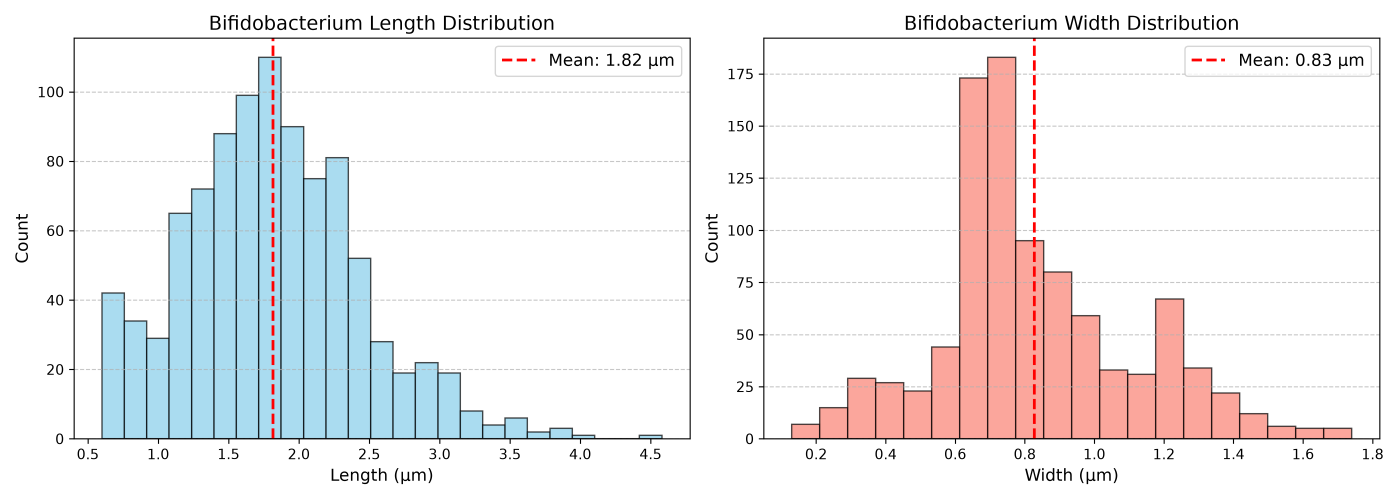
#> input picture bifido_size_distribution.png, 4200 x 1500 px (shown at 1/3 size)
$ python main.py
#> lines starting #> are read from the running program, lines starting #| are printed output that depends on the picture; after the words box and inside, x2 and y2 are one past the last pixel; in counts of white or black regions, pixels touching at a corner belong together
#> the answer given: bifido_size_distribution.png
import os
import sys
import time
import tkinter as tk
from tkinter import filedialog
import cv2
import matplotlib.pyplot as plt
import numpy as np
import pandas as pd
from PIL import Image
from skimage import measure

# ==========================================
# 0. パラメータ設定（バランス最適化版）
# ==========================================
PIXEL_TO_MICRON = 0.07

# 判定条件（短め・V字・淡い菌体もバランス良く拾う）
MIN_LENGTH_UM = 0.6     # 0.6μm以上の菌体を救出
MAX_LENGTH_UM = 12.0    # 12.0μm超の大きなデブリを除外
MIN_AREA_PX = 15        # 小さめの菌体も拾えるよう設定
MAX_AREA_PX = 800       # 巨大デブリを除外
MIN_ASPECT_RATIO = 1.4  # 曲がり菌・V字菌・短め菌を救出
MIN_SOLIDITY = 0.75     # 充填率を緩和して変形菌体を救出
CLEAR_BORDER = True     # 画面端の半欠け菌を除外


# ==========================================
# 1. 単一画像の解析関数（Warning修正済み）
# ==========================================
def analyze_single_image(file_path):
#> called with file_path = 'bifido_size_distribution.png'
    try:
        with Image.open(file_path) as img:
#> img is the input picture: PIL image 4200x1500 RGBA; mean R, G, B, A 238.9, 236.8, 238.1, 255
            img_np = np.array(img.convert("L"))
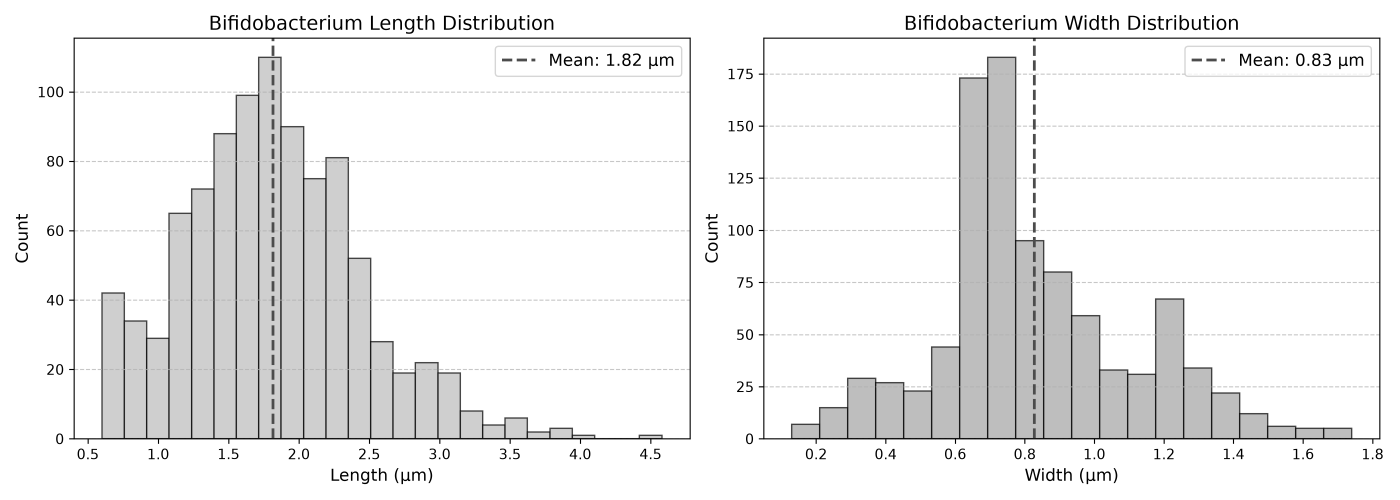
#> img_np: shape (1500, 4200) (shown at 1/3 size); min 0, max 255, mean 237.5
    except Exception as e:
        print(f"  [エラー] 画像を開けませんでした: {e}")
        return None, None, None

    # 前処理：コントラスト自動補正
    clahe = cv2.createCLAHE(clipLimit=2.5, tileGridSize=(8, 8))
    enhanced = clahe.apply(img_np)
    blurred = cv2.GaussianBlur(enhanced, (5, 5), 0)

    # 背景むらキャンセル処理
    kernel_bg = cv2.getStructuringElement(cv2.MORPH_ELLIPSE, (25, 25))
    top_hat = cv2.morphologyEx(blurred, cv2.MORPH_BLACKHAT, kernel_bg)
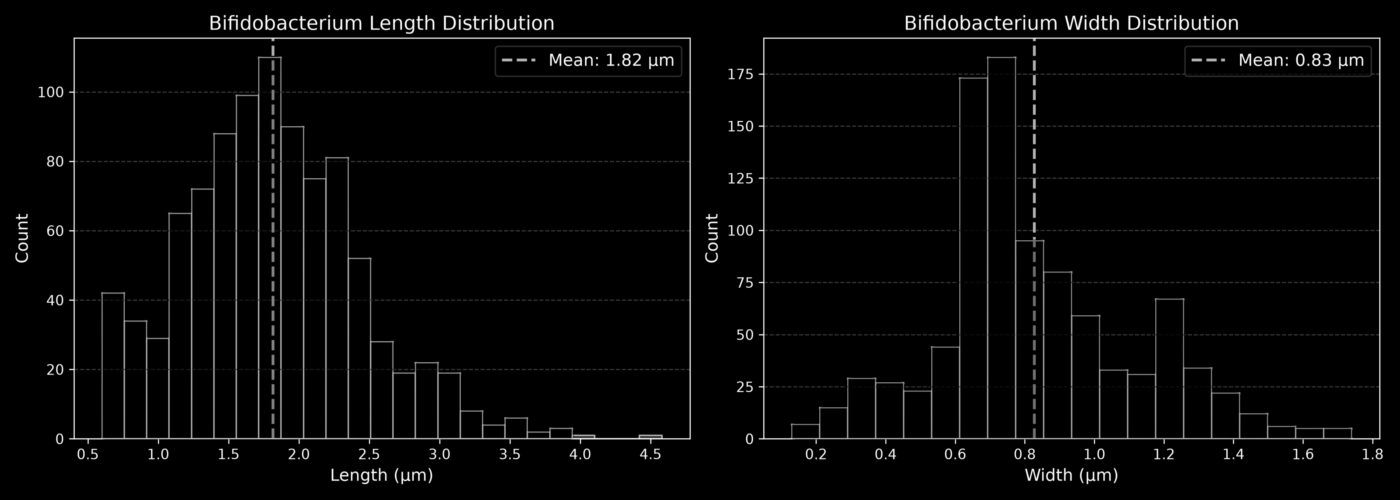
#> top_hat: shape (1500, 4200) (shown at 1/3 size); min 0, max 252, mean 7

    # Otsu二値化
    _, thresh = cv2.threshold(
        top_hat, 0, 255, cv2.THRESH_BINARY + cv2.THRESH_OTSU
    )
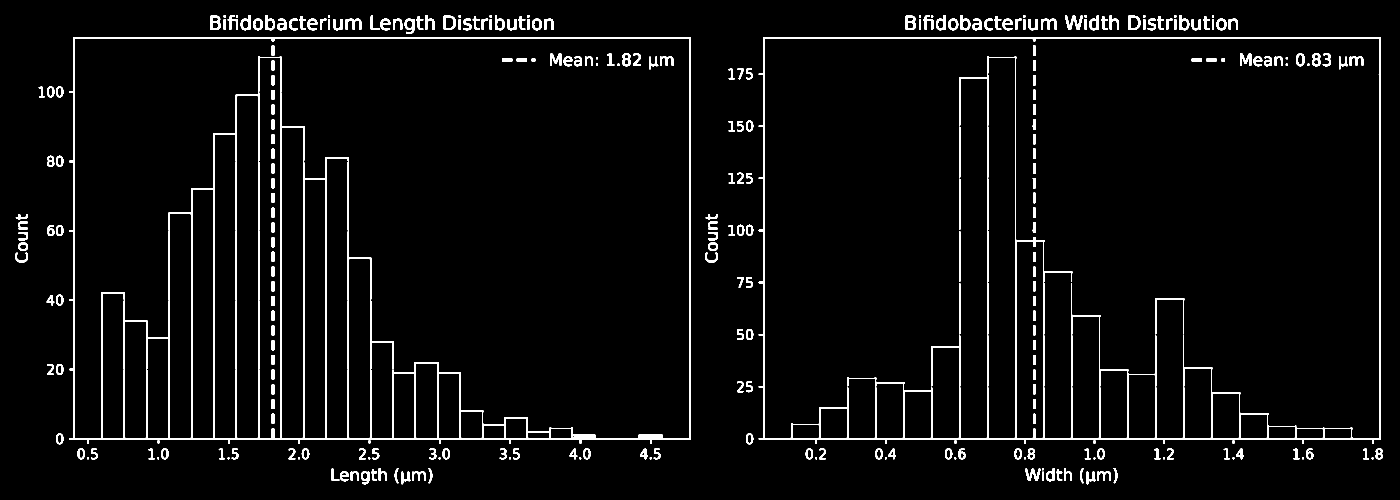
#> thresh: shape (1500, 4200) (shown at 1/3 size); 3.6% white; 286 white regions, largest, box (x1, y1, x2, y2) and area: (207, 112, 2073, 1332) 77957, (2276, 112, 4142, 1332) 56001, (2793, 1006, 2881, 1160) 1191

    # 微小ノイズのみ最小限で削除
    kernel_open = cv2.getStructuringElement(cv2.MORPH_ELLIPSE, (2, 2))
    thresh = cv2.morphologyEx(thresh, cv2.MORPH_OPEN, kernel_open)
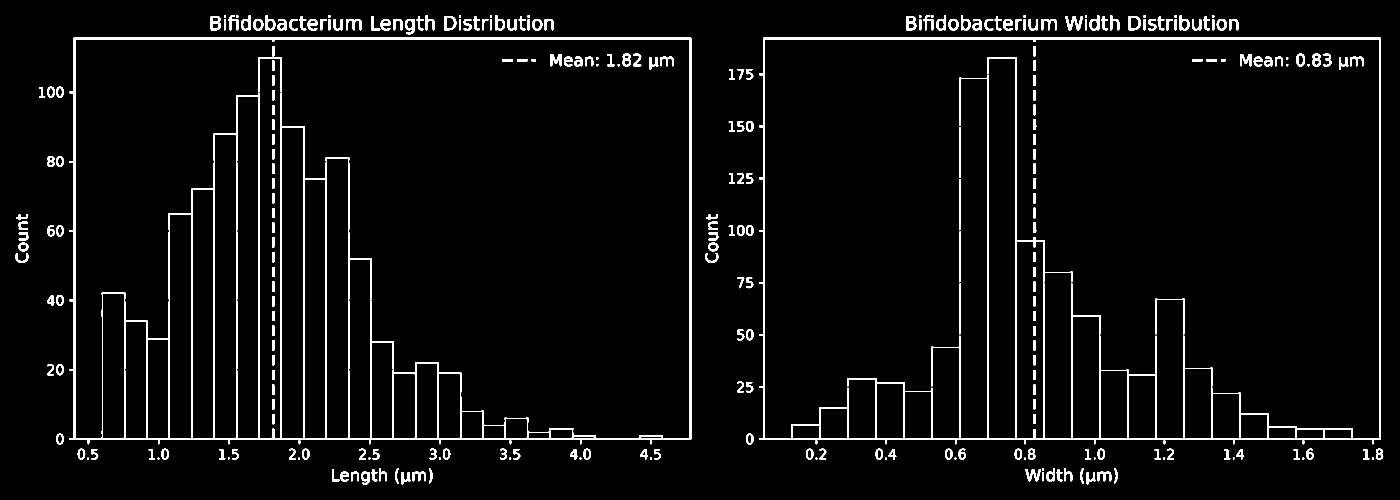
#> thresh: shape (1500, 4200) (shown at 1/3 size); 3.6% white; 286 white regions

    if CLEAR_BORDER:
        h, w = thresh.shape
#> h = 1500; w = 4200
        cv2.rectangle(thresh, (0, 0), (w - 1, h - 1), 0, 2)

    # 領域抽出 & 判定
    labels = measure.label(thresh, background=0)
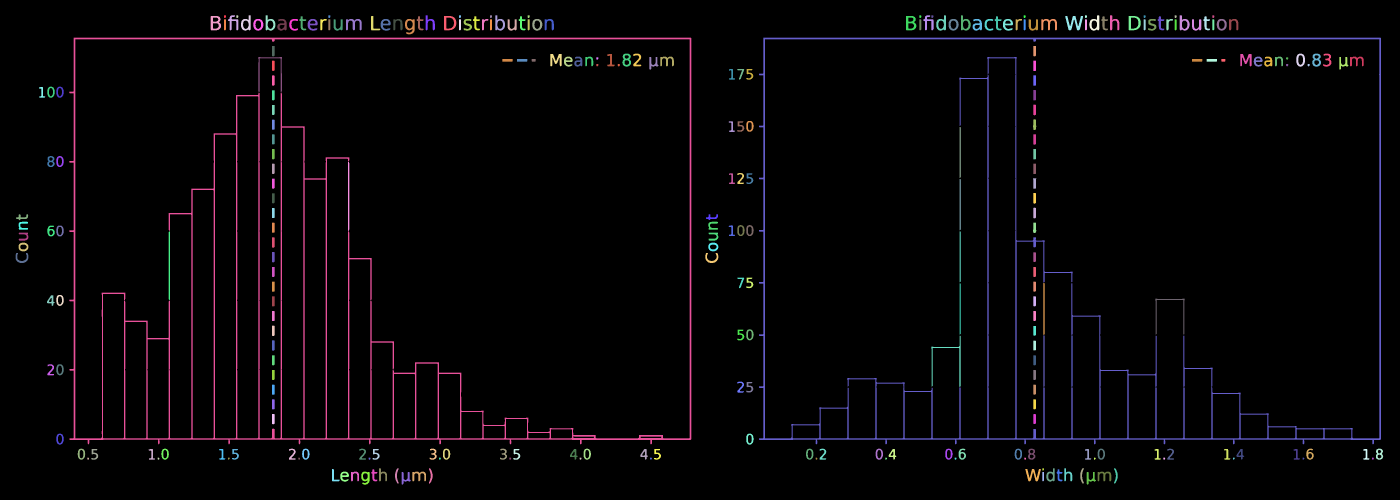
#> labels: shape (1500, 4200) int64 (shown at 1/3 size); 287 distinct labels, from 0 to 286; one colour per label, 0 black
    props = measure.regionprops(labels)
#> props = 286 regions; largest, box (x1, y1, x2, y2) and area: (208, 113, 2074, 1333) 77990, (2277, 113, 4143, 1333) 56031, (2794, 1007, 2882, 1161) 1189, (3196, 48, 3249, 91) 1026, (775, 171, 846, 277) 977

    valid_cells = []
    mask_display = np.zeros_like(labels)

    for p in props:
        # scikit-image 最新バージョン用 (FutureWarning回避)
        major_len = (
            getattr(p, "axis_major_length", None)
            if hasattr(p, "axis_major_length")
            else p.major_axis_length
        )
        minor_len = (
            getattr(p, "axis_minor_length", None)
            if hasattr(p, "axis_minor_length")
            else p.minor_axis_length
        )

        length_um = major_len * PIXEL_TO_MICRON
        width_um = minor_len * PIXEL_TO_MICRON
        area_um2 = p.area * (PIXEL_TO_MICRON**2)
        aspect_ratio = major_len / minor_len if minor_len > 0 else 0
        solidity = p.solidity

        is_length_ok = MIN_LENGTH_UM <= length_um <= MAX_LENGTH_UM
        is_area_ok = MIN_AREA_PX <= p.area <= MAX_AREA_PX
        is_elongated = aspect_ratio >= MIN_ASPECT_RATIO
        is_solid = solidity >= MIN_SOLIDITY

        if is_length_ok and is_area_ok and is_elongated and is_solid:
            valid_cells.append(
                {
                    "File_Name": os.path.basename(file_path),
                    "ID": p.label,
                    "Length_um": round(length_um, 2),
                    "Width_um": round(width_um, 2),
                    "Aspect_Ratio": round(aspect_ratio, 2),
                    "Area_um2": round(area_um2, 2),
                }
            )
            mask_display[labels == p.label] = p.label
#> this loop made 286 passes
#> (major_len, minor_len, length_um, width_um, area_um2, aspect_ratio, solidity, is_length_ok) on passes 1 to 3: (8.68, 6.52, 0.607, 0.456, 0.216, 1.33, 1, True), (49.76, 35.52, 3.48, 2.49, 2.92, 1.4, 0.501, True), (8.52, 6.44, 0.596, 0.451, 0.211, 1.32, 1, False)
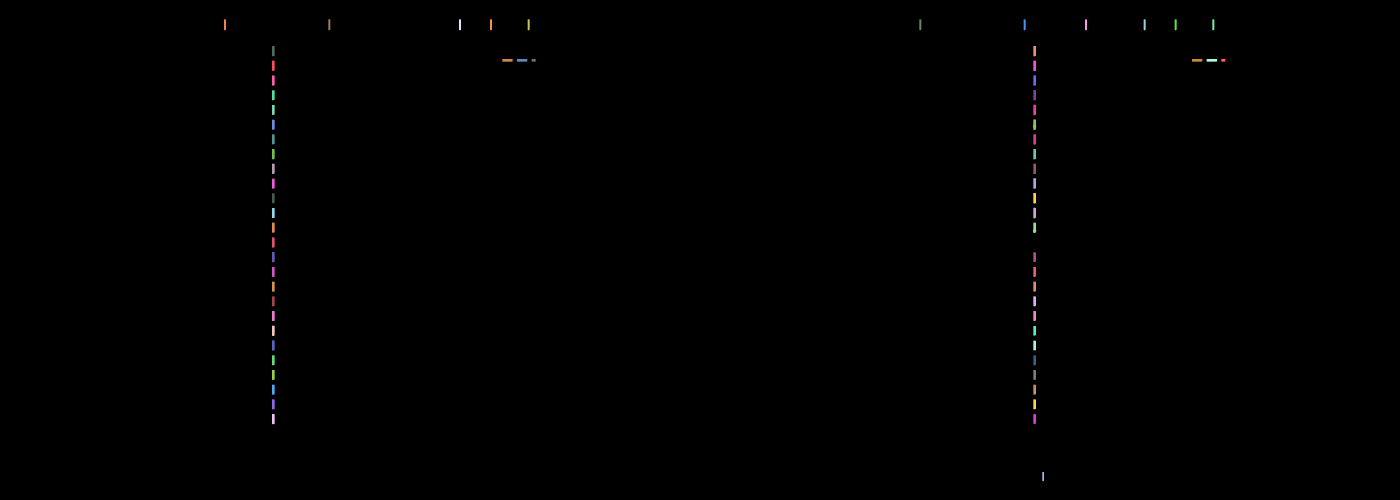
#> mask_display: shape (1500, 4200) int64 (shown at 1/3 size); 70 distinct labels, from 0 to 285; one colour per label, 0 black
#|  └ 検出された個体数: 69 個

    df_single = pd.DataFrame(valid_cells)
    return df_single, img_np, mask_display


# ==========================================
# 2. 分布グラフの生成・保存関数
# ==========================================
# [50 lines left out: function generate_distribution_plots, not called in this run]


# ==========================================
# 3. メイン処理
# ==========================================
def main():
    processed_files = set()
    file_summary_list = []
    all_accumulated_cells = []

    print("==========================================")
    print("   ビフィズス菌 複数画像解析システム (Warning修正完了版)")
    print("==========================================")

    root = tk.Tk()
    root.withdraw()

    while True:
        file_paths = filedialog.askopenfilenames(
            title="解析する画像を選択してください（キャンセルで終了）",
            filetypes=[
                ("画像ファイル", "*.bmp *.tmp *.png *.jpg *.tif *.tiff"),
                ("All Files", "*.*"),
            ],
        )
#> the answer given: bifido_size_distribution.png
#> the answer given: bifido_size_distribution.png
#> the answer given: bifido_size_distribution.png
#> the answer given: bifido_size_distribution.png
#> the answer given: bifido_size_distribution.png
#> the answer given: bifido_size_distribution.png
#> the answer given: bifido_size_distribution.png
#> the answer given: bifido_size_distribution.png
#> the answer given: bifido_size_distribution.png
#> the answer given: bifido_size_distribution.png
#> the answer given: bifido_size_distribution.png

        if not file_paths:
            print("\n解析処理を終了します。")
            break

        print(f"\n--- 今回選択された枚数: {len(file_paths)} 枚 ---")

        for file_path in file_paths:
            file_name = os.path.basename(file_path)

            if file_name in processed_files:
                print(f"[スキップ] すでに解析済みです: {file_name}")
                continue

            start_time = time.time()
            print(f"\n[解析開始] {file_name}")

            df_single, img_np, mask_display = analyze_single_image(file_path)

            if df_single is None:
                continue

            processed_files.add(file_name)
            elapsed_time = time.time() - start_time
            count = len(df_single)

            if count > 0:
                avg_len = df_single["Length_um"].mean()
                avg_wid = df_single["Width_um"].mean()
                all_accumulated_cells.append(df_single)
            else:
                avg_len = 0.0
                avg_wid = 0.0

            file_summary_list.append(
                {
                    "File_Name": file_name,
                    "Count": count,
                    "Avg_Length_um": round(avg_len, 2),
                    "Avg_Width_um": round(avg_wid, 2),
                }
            )

            print(f" └ 処理時間     : {elapsed_time:.3f} 秒")
            print(f" └ 検出された個体数: {count} 個")

            fig, ax = plt.subplots(1, 2, figsize=(11, 5))
            ax[0].imshow(img_np, cmap="gray")
            ax[0].set_title(f"Original: {file_name}")
            ax[0].axis("off")

            ax[1].imshow(mask_display, cmap="jet")
            ax[1].set_title(f"Detected: {count} cells ({elapsed_time:.2f}s)")
            ax[1].axis("off")

            plt.tight_layout()
            plt.show()

    if not file_summary_list:
        return

    print("\n" + "=" * 65)
    print("      【 1. 解析ファイル別 結果一覧 】")
    print("=" * 65)
    df_file_summary = pd.DataFrame(file_summary_list)
    print(
        df_file_summary.to_string(
            index=False,
            header=["ファイル名", "検出個数", "平均長さ(μm)", "平均幅(μm)"],
        )
    )

    print("\n" + "=" * 65)
    print("      【 2. 全データの総合平均・統計 】")
    print("=" * 65)
    total_files = len(file_summary_list)
    total_cells = df_file_summary["Count"].sum()
    print(f" 処理済み画像枚数      : {total_files} 枚")
    print(f" 検出菌体の総数        : {total_cells} 個")
    print(f" 画像1枚あたりの平均個数: {total_cells / total_files:.2f} 個")

    if all_accumulated_cells:
        df_total = pd.concat(all_accumulated_cells, ignore_index=True)
        print("-" * 65)
        print(f" 【全菌体総合平均】 長さ: {df_total['Length_um'].mean():.2f} μm")
        print(f" 【全菌体総合平均】 幅  : {df_total['Width_um'].mean():.2f} μm")
        print("-" * 65)

        output_csv = "bifido_summary_result.csv"
        df_total.to_csv(output_csv, index=False, encoding="utf-8-sig")
        generate_distribution_plots(df_total)


if __name__ == "__main__":
    main()
